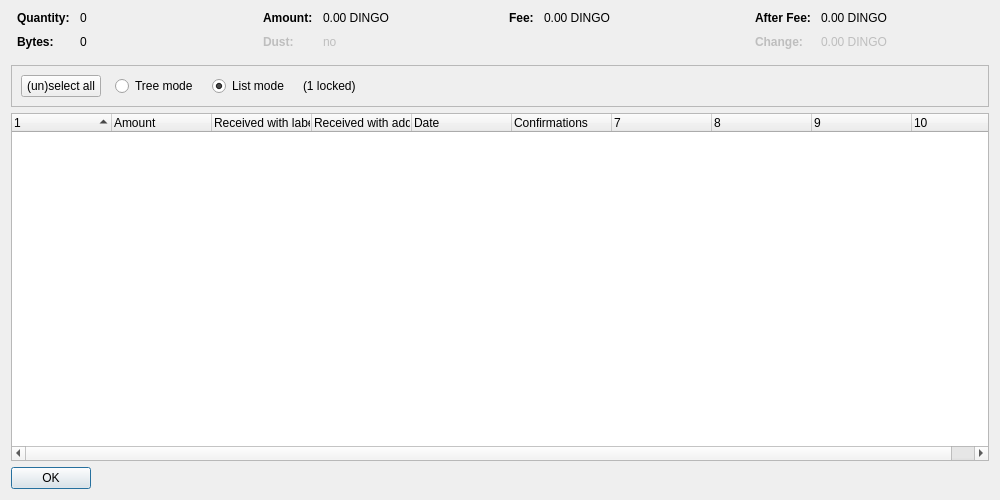
<?xml version="1.0" encoding="UTF-8"?>
<ui version="4.0">
 <class>CoinControlDialog</class>
 <widget class="QDialog" name="CoinControlDialog">
  <property name="geometry">
   <rect>
    <x>0</x>
    <y>0</y>
    <width>1000</width>
    <height>500</height>
   </rect>
  </property>
  <property name="windowTitle">
   <string>Coin Selection</string>
  </property>
  <layout class="QVBoxLayout" name="verticalLayout">
   <item>
    <layout class="QHBoxLayout" name="horizontalLayoutTop" stretch="0,0,0,0">
     <property name="topMargin">
      <number>0</number>
     </property>
     <property name="bottomMargin">
      <number>10</number>
     </property>
     <item>
      <layout class="QFormLayout" name="formLayoutCoinControl1">
       <property name="horizontalSpacing">
        <number>10</number>
       </property>
       <property name="verticalSpacing">
        <number>10</number>
       </property>
       <property name="leftMargin">
        <number>6</number>
       </property>
       <property name="rightMargin">
        <number>6</number>
       </property>
       <item row="0" column="0">
        <widget class="QLabel" name="labelCoinControlQuantityText">
         <property name="font">
          <font>
           <weight>75</weight>
           <bold>true</bold>
          </font>
         </property>
         <property name="text">
          <string>Quantity:</string>
         </property>
        </widget>
       </item>
       <item row="0" column="1">
        <widget class="QLabel" name="labelCoinControlQuantity">
         <property name="cursor">
          <cursorShape>IBeamCursor</cursorShape>
         </property>
         <property name="contextMenuPolicy">
          <enum>Qt::ActionsContextMenu</enum>
         </property>
         <property name="text">
          <string notr="true">0</string>
         </property>
         <property name="textInteractionFlags">
          <set>Qt::LinksAccessibleByMouse|Qt::TextSelectableByKeyboard|Qt::TextSelectableByMouse</set>
         </property>
        </widget>
       </item>
       <item row="1" column="0">
        <widget class="QLabel" name="labelCoinControlBytesText">
         <property name="font">
          <font>
           <weight>75</weight>
           <bold>true</bold>
          </font>
         </property>
         <property name="text">
          <string>Bytes:</string>
         </property>
        </widget>
       </item>
       <item row="1" column="1">
        <widget class="QLabel" name="labelCoinControlBytes">
         <property name="cursor">
          <cursorShape>IBeamCursor</cursorShape>
         </property>
         <property name="contextMenuPolicy">
          <enum>Qt::ActionsContextMenu</enum>
         </property>
         <property name="text">
          <string notr="true">0</string>
         </property>
         <property name="textInteractionFlags">
          <set>Qt::LinksAccessibleByMouse|Qt::TextSelectableByKeyboard|Qt::TextSelectableByMouse</set>
         </property>
        </widget>
       </item>
      </layout>
     </item>
     <item>
      <layout class="QFormLayout" name="formLayoutCoinControl2">
       <property name="horizontalSpacing">
        <number>10</number>
       </property>
       <property name="verticalSpacing">
        <number>10</number>
       </property>
       <property name="leftMargin">
        <number>6</number>
       </property>
       <property name="rightMargin">
        <number>6</number>
       </property>
       <item row="0" column="0">
        <widget class="QLabel" name="labelCoinControlAmountText">
         <property name="font">
          <font>
           <weight>75</weight>
           <bold>true</bold>
          </font>
         </property>
         <property name="text">
          <string>Amount:</string>
         </property>
        </widget>
       </item>
       <item row="0" column="1">
        <widget class="QLabel" name="labelCoinControlAmount">
         <property name="cursor">
          <cursorShape>IBeamCursor</cursorShape>
         </property>
         <property name="contextMenuPolicy">
          <enum>Qt::ActionsContextMenu</enum>
         </property>
         <property name="text">
          <string notr="true">0.00 DINGO</string>
         </property>
         <property name="textInteractionFlags">
          <set>Qt::LinksAccessibleByMouse|Qt::TextSelectableByKeyboard|Qt::TextSelectableByMouse</set>
         </property>
        </widget>
       </item>
       <item row="1" column="0">
        <widget class="QLabel" name="labelCoinControlLowOutputText">
         <property name="enabled">
          <bool>false</bool>
         </property>
         <property name="font">
          <font>
           <weight>75</weight>
           <bold>true</bold>
          </font>
         </property>
         <property name="text">
          <string>Dust:</string>
         </property>
        </widget>
       </item>
       <item row="1" column="1">
        <widget class="QLabel" name="labelCoinControlLowOutput">
         <property name="enabled">
          <bool>false</bool>
         </property>
         <property name="cursor">
          <cursorShape>IBeamCursor</cursorShape>
         </property>
         <property name="contextMenuPolicy">
          <enum>Qt::ActionsContextMenu</enum>
         </property>
         <property name="text">
          <string notr="true">no</string>
         </property>
         <property name="textInteractionFlags">
          <set>Qt::LinksAccessibleByMouse|Qt::TextSelectableByKeyboard|Qt::TextSelectableByMouse</set>
         </property>
        </widget>
       </item>
      </layout>
     </item>
     <item>
      <layout class="QFormLayout" name="formLayoutCoinControl3">
       <property name="horizontalSpacing">
        <number>10</number>
       </property>
       <property name="verticalSpacing">
        <number>10</number>
       </property>
       <property name="leftMargin">
        <number>6</number>
       </property>
       <property name="rightMargin">
        <number>6</number>
       </property>
       <item row="0" column="0">
        <widget class="QLabel" name="labelCoinControlFeeText">
         <property name="font">
          <font>
           <weight>75</weight>
           <bold>true</bold>
          </font>
         </property>
         <property name="text">
          <string>Fee:</string>
         </property>
        </widget>
       </item>
       <item row="0" column="1">
        <widget class="QLabel" name="labelCoinControlFee">
         <property name="cursor">
          <cursorShape>IBeamCursor</cursorShape>
         </property>
         <property name="contextMenuPolicy">
          <enum>Qt::ActionsContextMenu</enum>
         </property>
         <property name="text">
          <string notr="true">0.00 DINGO</string>
         </property>
         <property name="textInteractionFlags">
          <set>Qt::LinksAccessibleByMouse|Qt::TextSelectableByKeyboard|Qt::TextSelectableByMouse</set>
         </property>
        </widget>
       </item>
      </layout>
     </item>
     <item>
      <layout class="QFormLayout" name="formLayoutCoinControl4">
       <property name="horizontalSpacing">
        <number>10</number>
       </property>
       <property name="verticalSpacing">
        <number>10</number>
       </property>
       <property name="leftMargin">
        <number>6</number>
       </property>
       <property name="rightMargin">
        <number>6</number>
       </property>
       <item row="0" column="0">
        <widget class="QLabel" name="labelCoinControlAfterFeeText">
         <property name="font">
          <font>
           <weight>75</weight>
           <bold>true</bold>
          </font>
         </property>
         <property name="text">
          <string>After Fee:</string>
         </property>
        </widget>
       </item>
       <item row="0" column="1">
        <widget class="QLabel" name="labelCoinControlAfterFee">
         <property name="cursor">
          <cursorShape>IBeamCursor</cursorShape>
         </property>
         <property name="contextMenuPolicy">
          <enum>Qt::ActionsContextMenu</enum>
         </property>
         <property name="text">
          <string notr="true">0.00 DINGO</string>
         </property>
         <property name="textInteractionFlags">
          <set>Qt::LinksAccessibleByMouse|Qt::TextSelectableByKeyboard|Qt::TextSelectableByMouse</set>
         </property>
        </widget>
       </item>
       <item row="1" column="0">
        <widget class="QLabel" name="labelCoinControlChangeText">
         <property name="enabled">
          <bool>false</bool>
         </property>
         <property name="font">
          <font>
           <weight>75</weight>
           <bold>true</bold>
          </font>
         </property>
         <property name="text">
          <string>Change:</string>
         </property>
        </widget>
       </item>
       <item row="1" column="1">
        <widget class="QLabel" name="labelCoinControlChange">
         <property name="enabled">
          <bool>false</bool>
         </property>
         <property name="cursor">
          <cursorShape>IBeamCursor</cursorShape>
         </property>
         <property name="contextMenuPolicy">
          <enum>Qt::ActionsContextMenu</enum>
         </property>
         <property name="text">
          <string notr="true">0.00 DINGO</string>
         </property>
         <property name="textInteractionFlags">
          <set>Qt::LinksAccessibleByMouse|Qt::TextSelectableByKeyboard|Qt::TextSelectableByMouse</set>
         </property>
        </widget>
       </item>
      </layout>
     </item>
    </layout>
   </item>
   <item>
    <widget class="QFrame" name="frame">
     <property name="minimumSize">
      <size>
       <width>0</width>
       <height>40</height>
      </size>
     </property>
     <property name="frameShape">
      <enum>QFrame::StyledPanel</enum>
     </property>
     <property name="frameShadow">
      <enum>QFrame::Sunken</enum>
     </property>
     <layout class="QHBoxLayout" name="horizontalLayout">
      <item>
       <layout class="QHBoxLayout" name="horizontalLayoutPanel" stretch="0,0,0,0,0">
        <property name="spacing">
         <number>14</number>
        </property>
        <item>
         <widget class="QPushButton" name="pushButtonSelectAll">
          <property name="sizePolicy">
           <sizepolicy hsizetype="Maximum" vsizetype="Fixed">
            <horstretch>0</horstretch>
            <verstretch>0</verstretch>
           </sizepolicy>
          </property>
          <property name="text">
           <string>(un)select all</string>
          </property>
          <property name="autoDefault">
           <bool>false</bool>
          </property>
         </widget>
        </item>
        <item>
         <widget class="QRadioButton" name="radioTreeMode">
          <property name="sizePolicy">
           <sizepolicy hsizetype="Maximum" vsizetype="Fixed">
            <horstretch>0</horstretch>
            <verstretch>0</verstretch>
           </sizepolicy>
          </property>
          <property name="text">
           <string>Tree mode</string>
          </property>
         </widget>
        </item>
        <item>
         <widget class="QRadioButton" name="radioListMode">
          <property name="sizePolicy">
           <sizepolicy hsizetype="Maximum" vsizetype="Fixed">
            <horstretch>0</horstretch>
            <verstretch>0</verstretch>
           </sizepolicy>
          </property>
          <property name="text">
           <string>List mode</string>
          </property>
          <property name="checked">
           <bool>true</bool>
          </property>
         </widget>
        </item>
        <item>
         <widget class="QLabel" name="labelLocked">
          <property name="text">
           <string notr="true">(1 locked)</string>
          </property>
         </widget>
        </item>
        <item>
         <spacer name="horizontalSpacer">
          <property name="orientation">
           <enum>Qt::Horizontal</enum>
          </property>
          <property name="sizeHint" stdset="0">
           <size>
            <width>40</width>
            <height>20</height>
           </size>
          </property>
         </spacer>
        </item>
       </layout>
      </item>
     </layout>
    </widget>
   </item>
   <item>
    <widget class="CoinControlTreeWidget" name="treeWidget">
     <property name="contextMenuPolicy">
      <enum>Qt::CustomContextMenu</enum>
     </property>
     <property name="sortingEnabled">
      <bool>false</bool>
     </property>
     <property name="columnCount">
      <number>10</number>
     </property>
     <attribute name="headerShowSortIndicator" stdset="0">
      <bool>true</bool>
     </attribute>
     <attribute name="headerStretchLastSection">
      <bool>false</bool>
     </attribute>
     <column>
      <property name="text">
       <string/>
      </property>
     </column>
     <column>
      <property name="text">
       <string>Amount</string>
      </property>
     </column>
     <column>
      <property name="text">
       <string>Received with label</string>
      </property>
     </column>
     <column>
      <property name="text">
       <string>Received with address</string>
      </property>
     </column>
     <column>
      <property name="text">
       <string>Date</string>
      </property>
     </column>
     <column>
      <property name="text">
       <string>Confirmations</string>
      </property>
      <property name="toolTip">
       <string>Confirmed</string>
      </property>
     </column>
     <column>
      <property name="text">
       <string/>
      </property>
     </column>
     <column>
      <property name="text">
       <string/>
      </property>
     </column>
     <column>
      <property name="text">
       <string/>
      </property>
     </column>
     <column>
      <property name="text">
       <string/>
      </property>
     </column>
    </widget>
   </item>
   <item>
    <widget class="QDialogButtonBox" name="buttonBox">
     <property name="sizePolicy">
      <sizepolicy hsizetype="Maximum" vsizetype="Fixed">
       <horstretch>0</horstretch>
       <verstretch>0</verstretch>
      </sizepolicy>
     </property>
     <property name="orientation">
      <enum>Qt::Horizontal</enum>
     </property>
     <property name="standardButtons">
      <set>QDialogButtonBox::Ok</set>
     </property>
    </widget>
   </item>
  </layout>
 </widget>
 <customwidgets>
  <customwidget>
   <class>CoinControlTreeWidget</class>
   <extends>QTreeWidget</extends>
   <header>coincontroltreewidget.h</header>
  </customwidget>
 </customwidgets>
 <resources/>
 <connections/>
</ui>
